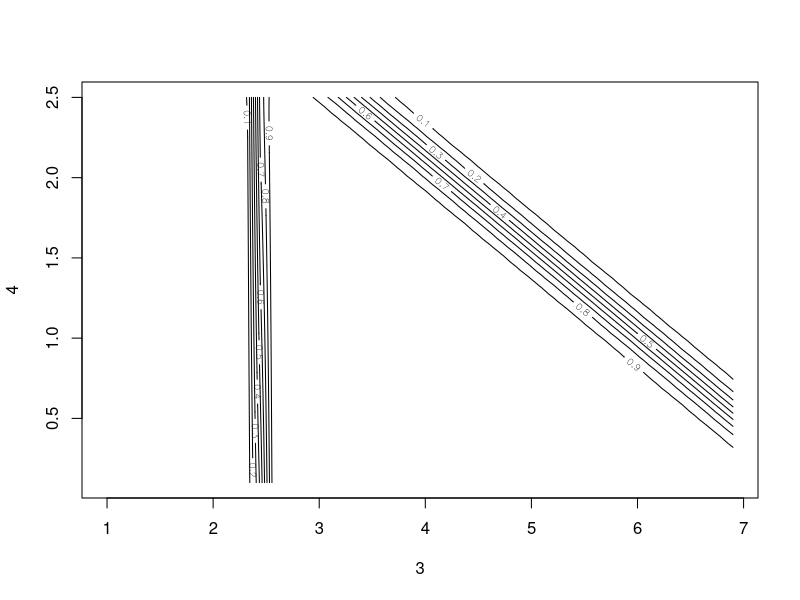
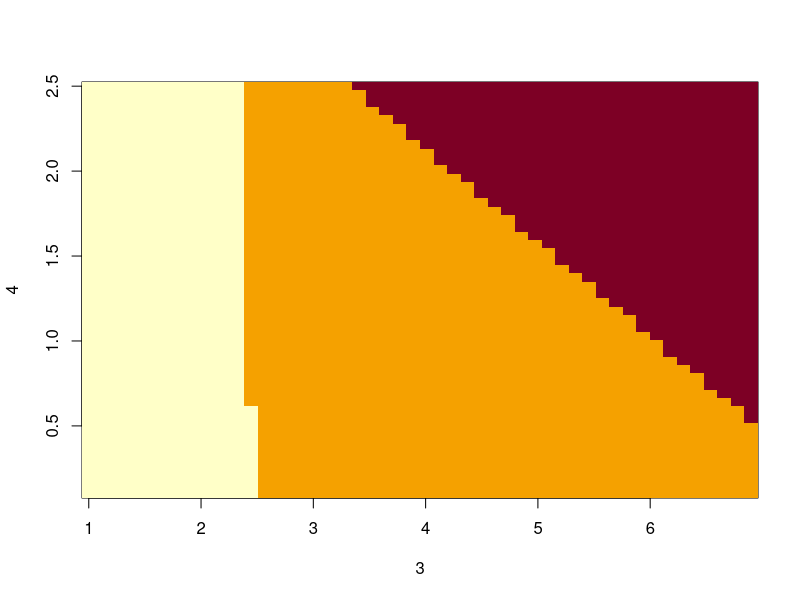
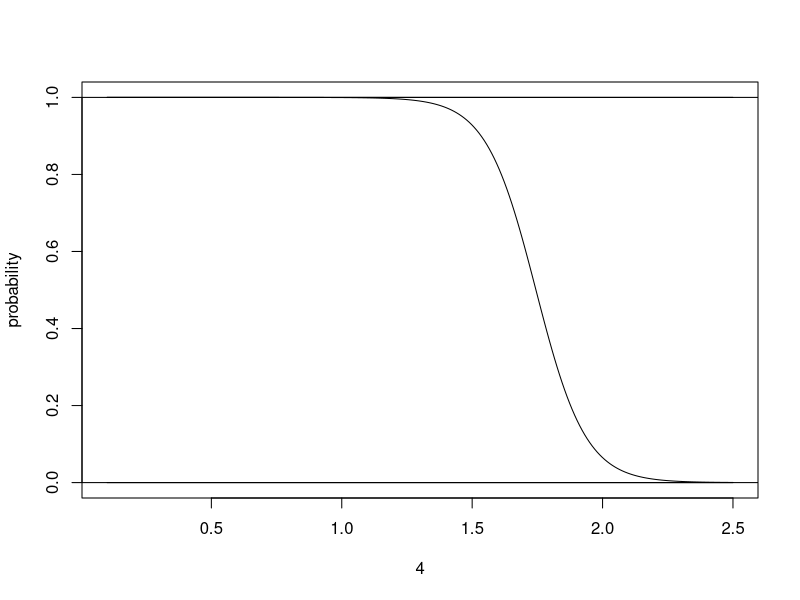

Write the R code that produced these figures, in order.
library(polspline)


### Name: plot.polyclass
### Title: Polyclass: polychotomous regression and multiple classification
### Aliases: plot.polyclass
### Keywords: smooth nonlinear

### ** Examples

data(iris)
fit.iris <- polyclass(iris[,5], iris[,1:4])
plot(fit.iris, iris[64,1:4], which=c(3,4), data=2, what=1) 
plot(fit.iris,iris[64,1:4], which=c(3,4), what=5) 
plot(fit.iris,iris[64,1:4], which=4, what=7) 
